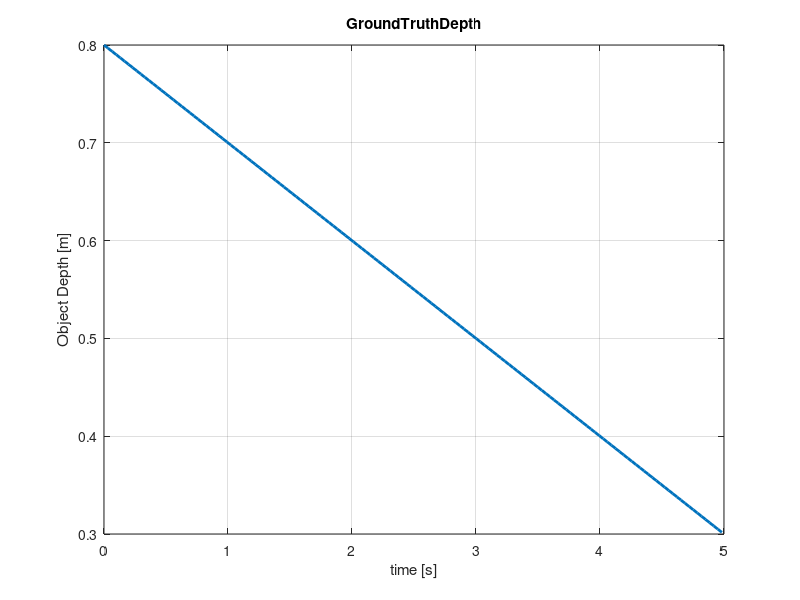
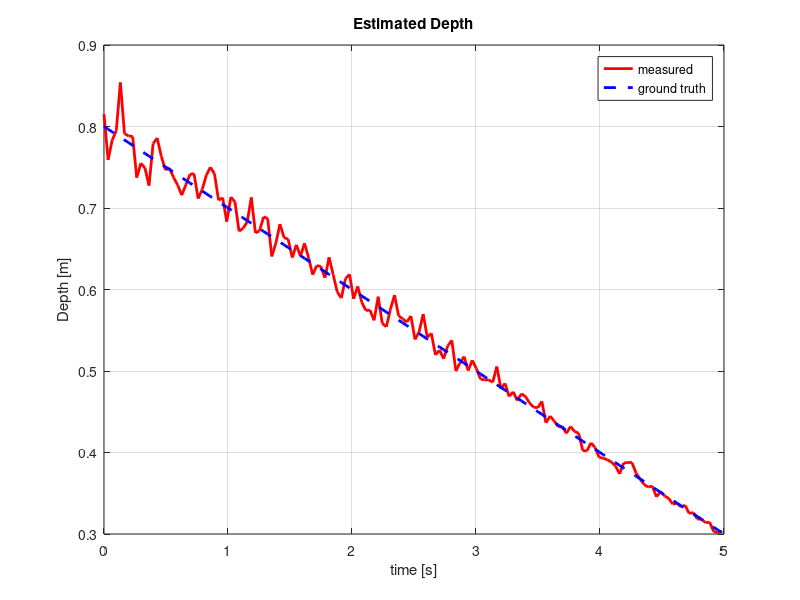
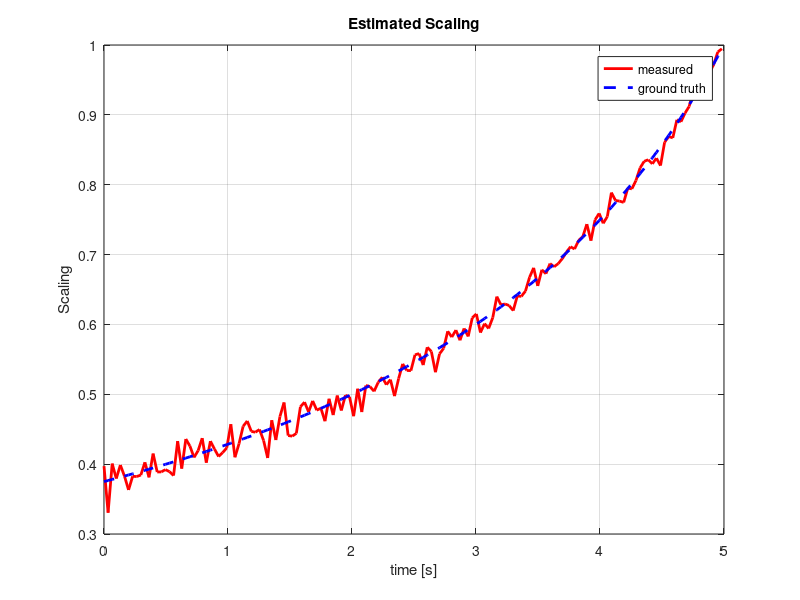
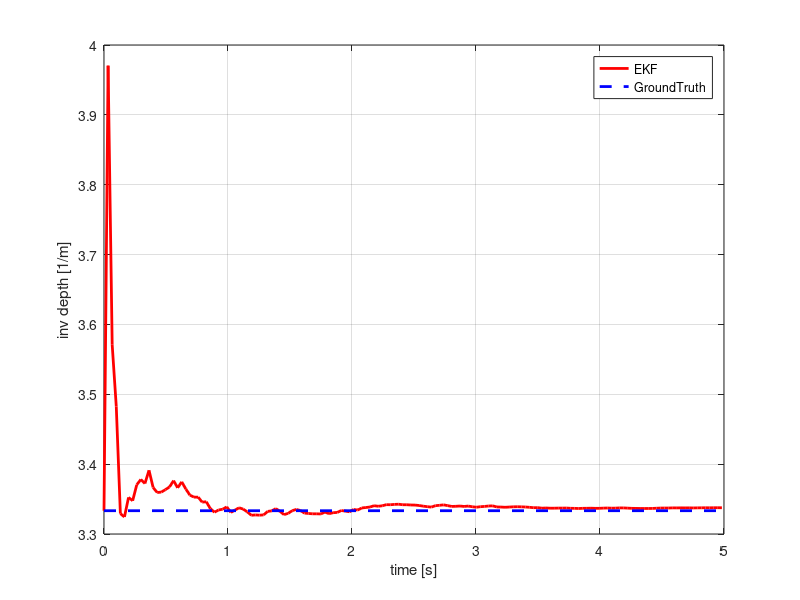

The MATLAB script that drew these images, in order:

clear all
close all

set(0, 'DefaultLineLineWidth', 2) 

%% config
%true depth
% sampling time 
ST = 0.033 %33ms
END = 5.0 % 5sec simulation
STEREO_NOISE_S = 1; % 1px sigma for stereo disparity noise
MONO_NOISE_S = 1; % 1?? sigma for monocular distance estimation noise

%% make ground truth data 
t = (0:ST:END).'; %time 
len = size(t,1);
freq =0.4;
Z = 0.3 + 0.1*sin(2*pi*freq*t);% 300mm +- 100mm
VZ = 2*pi*freq*0.1*cos(2*pi*freq*t);
Z = 0.8 - 0.1*t;% 300mm +- 100mm
VZ = -0.1+0*t;

%% Noisy Observation 
BF = 0.065*400; % base line * focal length
StereoNoise = STEREO_NOISE_S * randn(length(t),1);
Disp = BF./Z + StereoNoise;


mDisp = Disp;
INFF = 1000000000;
mDisp(mDisp>BF/0.275) = INFF;

figure(1);
plot(t,Z)
title('GroundTruthDepth')
xlabel('time [s]')
ylabel('Object Depth [m]')
grid on;
figure(2)
plot(t,BF./mDisp,'r',t,Z,'b--')
title('Estimated Depth')
xlabel('time [s]')
ylabel('Depth [m]')
legend('measured','ground truth')
grid on;

%% Noisy Monocluar Obserbation
Z0 = 0.3 % the real distance template is taken
IMG_SIZE = 600/2% 300 times 300 pix template
MonoNoise = MONO_NOISE_S*randn(length(t),1); % sigma = 1px image noise 
Snoise = 2./(Z0./Z * IMG_SIZE).* MonoNoise;
Scale = Z0./Z + Snoise;

figure(3);
plot(t,Scale,'r',t,Z0./Z,'b--')
title('Estimated Scaling')
xlabel('time [s]')
ylabel('Scaling')
legend('measured','ground truth')
grid on;

%% system matrix
A = [ 1,0;0,1];
B = [0; ST];
Q = B*B.';
% Measurment Covariance
R1 = STEREO_NOISE_S;
R2 = 5;

%% init
Pinit = diag([1000,1000]);
lam0 = 1/Z0;
Xinit = [lam0 Z(1)];

P = zeros(2,2,length(t));
X = zeros(2,length(t));
KG = zeros(2,2,length(t));
P(:,:,1) = Pinit;
X(:,1) = Xinit;

%%
BF_ = BF;
for i=2:length(t)
    % Estimate
    Xhat = A * X(:,i-1);
    Phat = A*P(:,:,i-1)*A.' + Q;
    
    % Switch value
    if mDisp(i)== INFF
        R1_ = INFF*INFF; mD=0;
    else
        R1_ = R1; mD = mDisp(i);        
    end
    %H1 = [0 -BF_/Xhat(2)/Xhat(2) 0];
    %H1 = [0 -mD/Xhat(2) 0];
    H1 = [0 -mD^2/BF_];
    
    % KF gain
    Kgain = Phat * H1.' / (H1*Phat*H1.'+R1_);
    % update
    Xhat2 =  Xhat + Kgain*(mDisp(i) - BF_/Xhat(2));
    Phat2 = (eye(2) - Kgain*H1)*Phat ;

    % KF gain2
%     if mDisp(i)== INFF
%         H2 = [0 Xhat2(1) 0];
%     else
%         H2 = [Xhat2(2) Xhat2(1) 0];
%     end
    H2 = [Xhat2(2) Xhat2(1)];
    
    Kgain2 = Phat2 * H2.' / (H2*Phat2*H2.'+R2);
    % update 2
    Xnew =  Xhat2 + Kgain2*(1/Scale(i) - Xhat2(1)*Xhat2(2));
    Pnew = (eye(2) - Kgain2*H2)*Phat2;
    X(:,i) = Xnew;
    P(:,:,i) = Pnew;
    KG(:,1,i)=Kgain;
    KG(:,2,i)=Kgain2;
end


%% figure
figure(4)
plot(t,X(1,:).','r',[t(1) t(len)],[1/Z0 1/Z0],'b--')
xlabel('time [s]')
ylabel('inv depth [1/m]')
grid on
legend('EKF','GroundTruth');

figure(5)
plot(t,X(2,:).','r',t,BF./mDisp,'b--',t,Z,'g-.')
xlabel('time [s]')
ylabel('depth [m]')
grid on
legend('EKF','Stereo Only','Ground Truth');


EZ=BF./mDisp;
EVZ = (EZ(2:len) - EZ(1:len-1) )/ST;
figure(6)
plot(t(1:len-1),(X(2,2:len)-X(2,1:len-1))/ST,'r',t(1:len-1),EVZ,'b--',t,VZ,'g-.')
xlabel('time [s]')
ylabel('speed of depth [m/s]')
grid on
legend('EKF','Stereo Only','Ground Truth');

%%
figure(7)
plot(t,squeeze(KG(:,1,:)),'-',t,squeeze(KG(:,2,:)),'--')
xlabel('time [s]')
ylabel('speed of depth [m/s]')
grid on

figure(8)
title('Cov')
plot(t,squeeze(P(1,1,:)),'-',t,squeeze(P(2,2,:)),'--')
xlabel('time [s]')
ylabel('Covariance')
grid on
